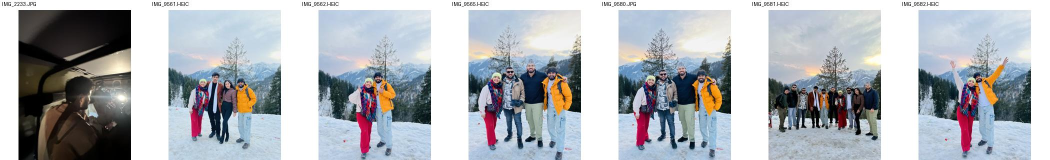
#> input picture marketing/research/frames/drive2_photos.jpg, 2100 x 320 px, given in place of kanA_020.png, which was not available (shown at 1/2 size)
$ python hookstyles.py ../research/frames
#> lines starting #> are read from the running program, lines starting #| are printed output that depends on the picture
import sys
from PIL import Image,ImageDraw,ImageFont,ImageFilter
S=sys.argv[1]; D=S+"/render/hookst/"; FD=S+"/fonts/"
F=lambda n,s: ImageFont.truetype(FD+n,s)
EF=ImageFont.truetype("/usr/share/fonts/truetype/noto/NotoColorEmoji.ttf",109)
def emoji(ch,h):
#> called with ch = '⛰', h = 36
    im=Image.new("RGBA",(140,140),(0,0,0,0)); ImageDraw.Draw(im).text((0,0),ch,font=EF,embedded_color=True)
#> after `im = Image.new('RGBA', (140, 140), (0, 0, 0, 0))`: im: PIL image 140x140 RGBA; every value is 0
    im=im.crop(im.getbbox()); return im.resize((int(im.width*h/im.height),h))
#> after `im = im.crop(im.getbbox())`:
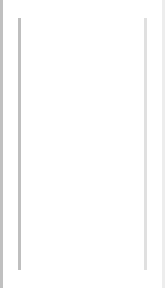
#> im: PIL image 55x96 RGBA (shown 3 times larger); mean R, G, B, A 81.1, 81.1, 81.1, 81.1; transparent parts drawn white
#> after `return im.resize((int(im.width * h / im.height), h))`:
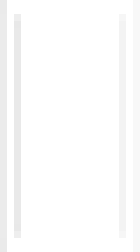
#> returned value: PIL image 20x36 RGBA (shown 7 times larger); mean R, G, B, A 100.5, 100.5, 100.5, 81.7; transparent parts drawn white
def line(im,y,txt,fo,fg,bg=None,emo="",pad=(34,18),rad=26,shadow=False,stroke=0):
    d=ImageDraw.Draw(im); tw=d.textlength(txt,font=fo); asc,desc=fo.getmetrics(); th=asc+desc
    eh=int(th*0.62); ems=[emoji(c,eh) for c in emo]; ew=sum(e.width+8 for e in ems)+(10 if ems else 0)
#> after `ems = [emoji(c, eh) for c in emo]`: ems = 2 items
#> after `ew = sum((e.width + 8 for e in ems)) + (10 if ems else 0)`: ew = 66
    W=tw+ew; x=540-W/2
#> after `W = tw + ew`: W = 816.3
#> after `x = 540 - W / 2`: x = 131.8
    if bg:
        box=(x-pad[0],y-pad[1],x+W+pad[0],y+th*0.86+pad[1]);
#> box = (97.84, 132, 982.2, 218.7)
        if shadow:
            sh=Image.new("RGBA",im.size,(0,0,0,0)); ImageDraw.Draw(sh).rounded_rectangle((box[0]+6,box[1]+8,box[2]+6,box[3]+8),radius=rad,fill=(0,0,0,120)); im.alpha_composite(sh.filter(ImageFilter.GaussianBlur(8))); d=ImageDraw.Draw(im)
#> after `sh = Image.new('RGBA', im.size, (0, 0, 0, 0))`: sh: PIL image 2100x320 RGBA; every value is 0
#> after `ImageDraw.Draw(sh).rounded_rectangle((box[0] + 6, box[1] + 8, box[2] +`:
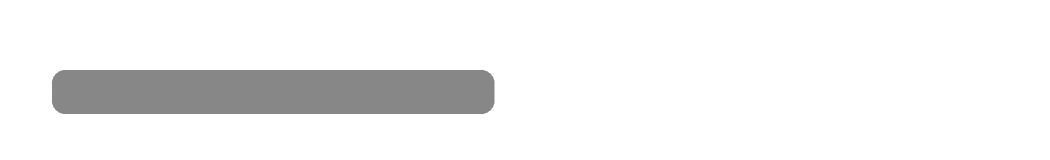
#> sh: PIL image 2100x320 RGBA (shown at 1/2 size); mean R, G, B, A 0, 0, 0, 13.8; transparent parts drawn white
#> after `im.alpha_composite(sh.filter(ImageFilter.GaussianBlur(8)))`:
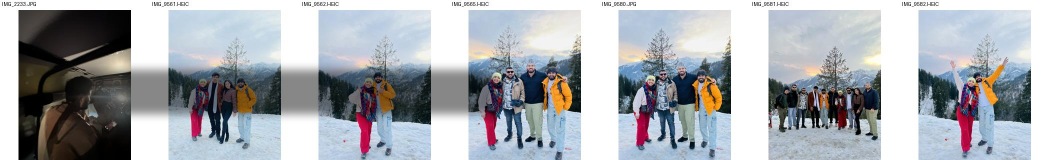
#> im: PIL image 2100x320 RGBA (shown at 1/2 size); mean R, G, B, A 167.9, 171.6, 176.6, 255
        d.rounded_rectangle(box,radius=rad,fill=bg)
    elif shadow:
        sh=Image.new("RGBA",im.size,(0,0,0,0)); ImageDraw.Draw(sh).text((x+5,y+7),txt,font=fo,fill=(0,0,0,200),stroke_width=stroke,stroke_fill=(0,0,0,200)); im.alpha_composite(sh.filter(ImageFilter.GaussianBlur(6))); d=ImageDraw.Draw(im)
    d.text((x,y),txt,font=fo,fill=fg,stroke_width=stroke,stroke_fill=(0,0,0))
    ex=x+tw+12
#> ex = 894.2
    for e in ems: im.alpha_composite(e,(int(ex),int(y+th*0.43-eh/2))); ex+=e.width+8
#> this loop made 2 passes
#> ex on passes 1 to 2: 922.2, 950.2
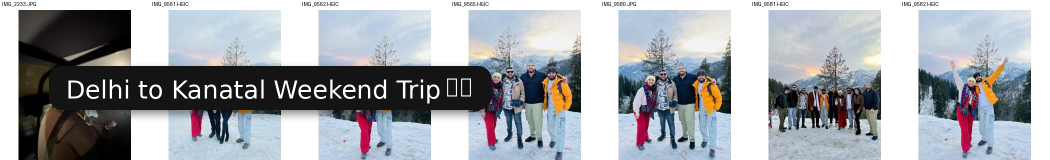
#> im: PIL image 2100x320 RGBA (shown at 1/2 size); mean R, G, B, A 161, 164.3, 169.2, 252.9; transparent parts drawn white
#> after the loop, ex = 950.2
L1="Delhi to Kanatal Weekend Trip"; L2="• Food • Hotel • Travel • Adventure • Bonfire • Captain"; L3="Sirf ₹6,800  •  Book on WhatsApp"
Y=(255,214,10)
def A(im):  # reference replica
    line(im,150,L1,F("Poppins-ExtraBoldItalic.ttf",50),"white",(0,0,0,235),"⛰🔥",shadow=True)
    line(im,262,L2,F("Poppins-SemiBold.ttf",30),"black",(255,255,255,245),pad=(24,10),rad=10)
#> call 2 of line, with y = 262, fg = 'black', bg = (255, 255, 255, 245), emo = '', pad = (24, 10), rad = 10, shadow = False, stroke = 0
#> in line (call 2), `tw = d.textlength(txt, font=fo)`: tw = 829.7
#> in line (call 2), `ew = sum((e.width + 8 for e in ems)) + (10 if ems else 0)`: ew = 0
#> in line (call 2), `W = tw + ew`: W = 829.7
#> in line (call 2), `x = 540 - W / 2`: x = 125.2
#> in line (call 2), `box=(x-pad[0],y-pad[1],x+W+pad[0],y+th*0.86+pad[1]);`: box = (101.2, 252, 978.8, 303)
#> in line (call 2), `ex=x+tw+12`: ex = 966.8
#> after the loop in line (call 2), `for e in ems: im.alpha_composite(e,(int(ex),int(y+th*0.43-eh/2))); ex+..`:
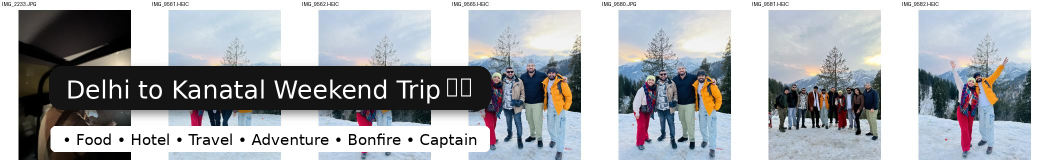
#> im: PIL image 2100x320 RGBA (shown at 1/2 size); mean R, G, B, A 164.8, 168, 172.3, 252.3; transparent parts drawn white
    line(im,330,L3,F("Poppins-SemiBold.ttf",32),"white",shadow=True,stroke=2)
def B(im):  # white + yellow
    line(im,150,L1,F("Poppins-ExtraBoldItalic.ttf",50),"black",(255,255,255,245),"🏔✨",shadow=True)
    line(im,262,L2,F("Poppins-SemiBold.ttf",30),"black",Y,pad=(24,10),rad=10)
    line(im,330,L3,F("Poppins-SemiBold.ttf",32),"white",shadow=True,stroke=2)
def C(im):  # no box, bold shadow
    line(im,140,"Delhi to Kanatal",F("Poppins-ExtraBoldItalic.ttf",88),"white",emo="🏕",shadow=True,stroke=4)
    line(im,250,"WEEKEND TRIP",F("Poppins-ExtraBoldItalic.ttf",70),Y,shadow=True,stroke=4)
    line(im,350,L2,F("Poppins-SemiBold.ttf",30),"white",(0,0,0,150),pad=(24,10),rad=10)
    line(im,420,L3,F("Poppins-SemiBold.ttf",32),"white",shadow=True,stroke=2)
def Dd(im):  # red + translucent black
    line(im,150,L1,F("Poppins-ExtraBoldItalic.ttf",50),"white",(220,30,40,245),"⛰🔥",shadow=True)
    line(im,262,L2,F("Poppins-SemiBold.ttf",30),"white",(0,0,0,170),pad=(24,10),rad=10)
    line(im,330,L3,F("Poppins-SemiBold.ttf",32),Y,shadow=True,stroke=2)
outs=[]
for n,(fn,frame) in enumerate([(A,"kanA_020"),(B,"kanB_032"),(C,"kanA_015"),(Dd,"kanB_028")]):
    im=Image.open(D+frame+".png").convert("RGBA"); fn(im); outs.append(im.crop((0,0,1080,1100)))
#> pass 2 of the loop `for n,(fn,frame) in enumerate([(A,"kanA_020"),(B,"kanB_032"),(C,"kanA_..`:
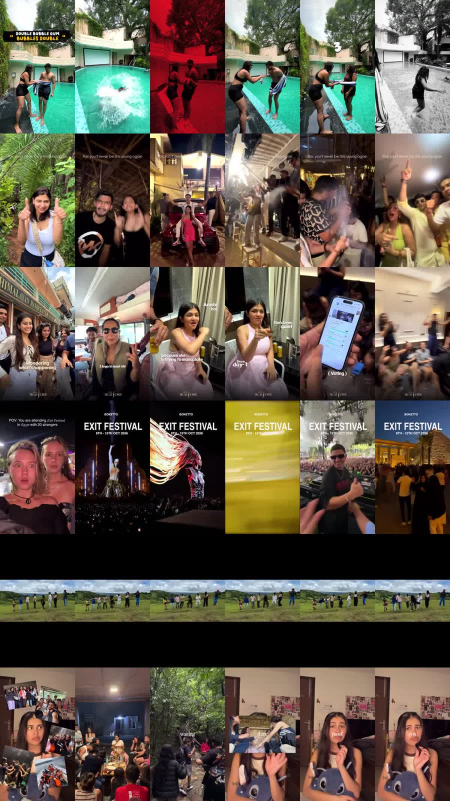
#> input picture marketing/research/frames/ACC_bokettotravels.jpg, 900 x 1602 px, given in place of kanB_032.png, which was not available (shown at 1/2 size)
#> tw = 829.7
#> ew = 0
#> W = 829.7
#> x = 125.2
#> box = (101.2, 252, 978.8, 303)
#> in line (call 5), `ex=x+tw+12`: ex = 966.8
#> after the loop in line (call 5), `for e in ems: im.alpha_composite(e,(int(ex),int(y+th*0.43-eh/2))); ex+..`:
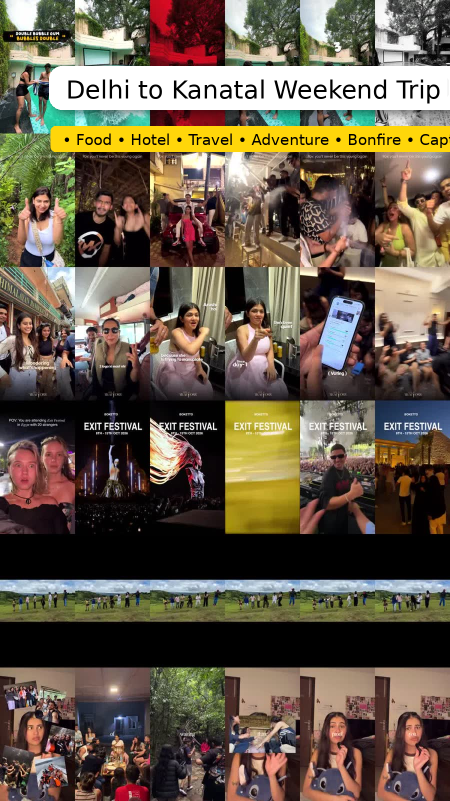
#> im: PIL image 900x1602 RGBA (shown at 1/2 size); mean R, G, B, A 102.7, 90.5, 74.3, 254.6; transparent parts drawn white
#> tw = 538.4
#> x = 270.8
#> in line (call 6), `ImageDraw.Draw(sh).text((x + 5, y + 7), txt, font=fo, fill=(0, 0, 0, 2`:
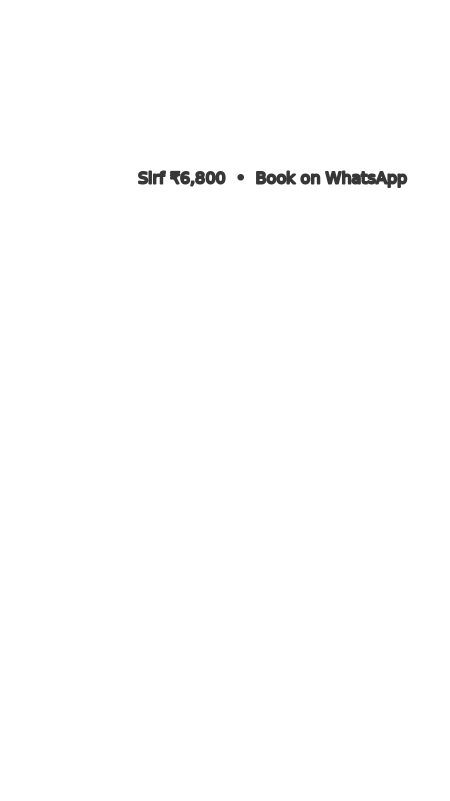
#> sh: PIL image 900x1602 RGBA (shown at 1/2 size); mean R, G, B, A 0, 0, 0, 1.2; transparent parts drawn white
#> in line (call 6), `ex=x+tw+12`: ex = 821.2
#> (the run stopped early here; a loop or call above may not have finished)
